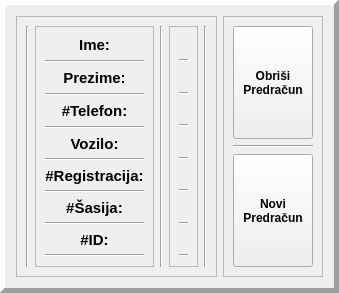
        <widget class="QFrame" name="user_data_frame">
         <property name="minimumSize">
          <size>
           <width>0</width>
           <height>293</height>
          </size>
         </property>
         <property name="maximumSize">
          <size>
           <width>16777215</width>
           <height>293</height>
          </size>
         </property>
         <property name="frameShape">
          <enum>QFrame::Panel</enum>
         </property>
         <property name="frameShadow">
          <enum>QFrame::Raised</enum>
         </property>
         <property name="lineWidth">
          <number>5</number>
         </property>
         <property name="midLineWidth">
          <number>5</number>
         </property>
         <layout class="QHBoxLayout" name="horizontalLayout_2" stretch="0,0">
          <item>
           <widget class="QFrame" name="customer_form_frame">
            <property name="frameShape">
             <enum>QFrame::StyledPanel</enum>
            </property>
            <property name="frameShadow">
             <enum>QFrame::Raised</enum>
            </property>
            <layout class="QHBoxLayout" name="horizontalLayout_4" stretch="0,2,0,8,0">
             <item>
              <widget class="Line" name="line_8">
               <property name="orientation">
                <enum>Qt::Vertical</enum>
               </property>
              </widget>
             </item>
             <item>
              <widget class="QFrame" name="frame_5">
               <property name="font">
                <font>
                 <pointsize>11</pointsize>
                </font>
               </property>
               <property name="frameShape">
                <enum>QFrame::StyledPanel</enum>
               </property>
               <property name="frameShadow">
                <enum>QFrame::Raised</enum>
               </property>
               <layout class="QVBoxLayout" name="verticalLayout_5">
                <item>
                 <widget class="QLabel" name="name_label">
                  <property name="font">
                   <font>
                    <family>Arial</family>
                    <pointsize>11</pointsize>
                    <weight>75</weight>
                    <bold>true</bold>
                   </font>
                  </property>
                  <property name="frameShape">
                   <enum>QFrame::NoFrame</enum>
                  </property>
                  <property name="frameShadow">
                   <enum>QFrame::Plain</enum>
                  </property>
                  <property name="lineWidth">
                   <number>0</number>
                  </property>
                  <property name="midLineWidth">
                   <number>0</number>
                  </property>
                  <property name="text">
                   <string>Ime:</string>
                  </property>
                  <property name="alignment">
                   <set>Qt::AlignCenter</set>
                  </property>
                 </widget>
                </item>
                <item>
                 <widget class="Line" name="line">
                  <property name="font">
                   <font>
                    <pointsize>11</pointsize>
                   </font>
                  </property>
                  <property name="orientation">
                   <enum>Qt::Horizontal</enum>
                  </property>
                 </widget>
                </item>
                <item>
                 <widget class="QLabel" name="surname_label">
                  <property name="font">
                   <font>
                    <family>Arial</family>
                    <pointsize>11</pointsize>
                    <weight>75</weight>
                    <bold>true</bold>
                   </font>
                  </property>
                  <property name="frameShape">
                   <enum>QFrame::NoFrame</enum>
                  </property>
                  <property name="frameShadow">
                   <enum>QFrame::Plain</enum>
                  </property>
                  <property name="lineWidth">
                   <number>0</number>
                  </property>
                  <property name="midLineWidth">
                   <number>0</number>
                  </property>
                  <property name="text">
                   <string>Prezime:</string>
                  </property>
                  <property name="alignment">
                   <set>Qt::AlignCenter</set>
                  </property>
                 </widget>
                </item>
                <item>
                 <widget class="Line" name="line_2">
                  <property name="font">
                   <font>
                    <pointsize>11</pointsize>
                   </font>
                  </property>
                  <property name="orientation">
                   <enum>Qt::Horizontal</enum>
                  </property>
                 </widget>
                </item>
                <item>
                 <widget class="QLabel" name="phone_label">
                  <property name="font">
                   <font>
                    <family>Arial</family>
                    <pointsize>11</pointsize>
                    <weight>75</weight>
                    <bold>true</bold>
                   </font>
                  </property>
                  <property name="frameShape">
                   <enum>QFrame::NoFrame</enum>
                  </property>
                  <property name="frameShadow">
                   <enum>QFrame::Plain</enum>
                  </property>
                  <property name="lineWidth">
                   <number>0</number>
                  </property>
                  <property name="midLineWidth">
                   <number>0</number>
                  </property>
                  <property name="text">
                   <string>#Telefon:</string>
                  </property>
                  <property name="alignment">
                   <set>Qt::AlignCenter</set>
                  </property>
                 </widget>
                </item>
                <item>
                 <widget class="Line" name="line_3">
                  <property name="font">
                   <font>
                    <pointsize>11</pointsize>
                   </font>
                  </property>
                  <property name="orientation">
                   <enum>Qt::Horizontal</enum>
                  </property>
                 </widget>
                </item>
                <item>
                 <widget class="QLabel" name="vehicle_label">
                  <property name="font">
                   <font>
                    <family>Arial</family>
                    <pointsize>11</pointsize>
                    <weight>75</weight>
                    <bold>true</bold>
                   </font>
                  </property>
                  <property name="frameShape">
                   <enum>QFrame::NoFrame</enum>
                  </property>
                  <property name="frameShadow">
                   <enum>QFrame::Plain</enum>
                  </property>
                  <property name="lineWidth">
                   <number>0</number>
                  </property>
                  <property name="midLineWidth">
                   <number>0</number>
                  </property>
                  <property name="text">
                   <string>Vozilo:</string>
                  </property>
                  <property name="alignment">
                   <set>Qt::AlignCenter</set>
                  </property>
                 </widget>
                </item>
                <item>
                 <widget class="Line" name="line_4">
                  <property name="font">
                   <font>
                    <pointsize>11</pointsize>
                   </font>
                  </property>
                  <property name="orientation">
                   <enum>Qt::Horizontal</enum>
                  </property>
                 </widget>
                </item>
                <item>
                 <widget class="QLabel" name="plates_label">
                  <property name="font">
                   <font>
                    <family>Arial</family>
                    <pointsize>11</pointsize>
                    <weight>75</weight>
                    <bold>true</bold>
                   </font>
                  </property>
                  <property name="frameShape">
                   <enum>QFrame::NoFrame</enum>
                  </property>
                  <property name="frameShadow">
                   <enum>QFrame::Plain</enum>
                  </property>
                  <property name="lineWidth">
                   <number>0</number>
                  </property>
                  <property name="midLineWidth">
                   <number>0</number>
                  </property>
                  <property name="text">
                   <string>#Registracija:</string>
                  </property>
                  <property name="alignment">
                   <set>Qt::AlignCenter</set>
                  </property>
                 </widget>
                </item>
                <item>
                 <widget class="Line" name="line_5">
                  <property name="font">
                   <font>
                    <pointsize>11</pointsize>
                   </font>
                  </property>
                  <property name="orientation">
                   <enum>Qt::Horizontal</enum>
                  </property>
                 </widget>
                </item>
                <item>
                 <widget class="QLabel" name="chasis_label">
                  <property name="font">
                   <font>
                    <family>Arial</family>
                    <pointsize>11</pointsize>
                    <weight>75</weight>
                    <bold>true</bold>
                   </font>
                  </property>
                  <property name="frameShape">
                   <enum>QFrame::NoFrame</enum>
                  </property>
                  <property name="frameShadow">
                   <enum>QFrame::Plain</enum>
                  </property>
                  <property name="lineWidth">
                   <number>0</number>
                  </property>
                  <property name="midLineWidth">
                   <number>0</number>
                  </property>
                  <property name="text">
                   <string>#Šasija:</string>
                  </property>
                  <property name="alignment">
                   <set>Qt::AlignCenter</set>
                  </property>
                 </widget>
                </item>
                <item>
                 <widget class="Line" name="line_6">
                  <property name="font">
                   <font>
                    <pointsize>11</pointsize>
                   </font>
                  </property>
                  <property name="orientation">
                   <enum>Qt::Horizontal</enum>
                  </property>
                 </widget>
                </item>
                <item>
                 <widget class="QLabel" name="ID_label">
                  <property name="font">
                   <font>
                    <family>Arial</family>
                    <pointsize>11</pointsize>
                    <weight>75</weight>
                    <bold>true</bold>
                   </font>
                  </property>
                  <property name="frameShape">
                   <enum>QFrame::NoFrame</enum>
                  </property>
                  <property name="frameShadow">
                   <enum>QFrame::Plain</enum>
                  </property>
                  <property name="lineWidth">
                   <number>0</number>
                  </property>
                  <property name="midLineWidth">
                   <number>0</number>
                  </property>
                  <property name="text">
                   <string>#ID:</string>
                  </property>
                  <property name="alignment">
                   <set>Qt::AlignCenter</set>
                  </property>
                 </widget>
                </item>
                <item>
                 <widget class="Line" name="line_7">
                  <property name="font">
                   <font>
                    <pointsize>11</pointsize>
                   </font>
                  </property>
                  <property name="orientation">
                   <enum>Qt::Horizontal</enum>
                  </property>
                 </widget>
                </item>
               </layout>
              </widget>
             </item>
             <item>
              <widget class="Line" name="line_9">
               <property name="orientation">
                <enum>Qt::Vertical</enum>
               </property>
              </widget>
             </item>
             <item>
              <widget class="QFrame" name="frame_6">
               <property name="frameShape">
                <enum>QFrame::StyledPanel</enum>
               </property>
               <property name="frameShadow">
                <enum>QFrame::Raised</enum>
               </property>
               <layout class="QVBoxLayout" name="verticalLayout_6">
                <item>
                 <widget class="QLabel" name="name_text_data">
                  <property name="font">
                   <font>
                    <family>Arial</family>
                    <pointsize>11</pointsize>
                    <weight>75</weight>
                    <bold>true</bold>
                   </font>
                  </property>
                  <property name="frameShape">
                   <enum>QFrame::NoFrame</enum>
                  </property>
                  <property name="frameShadow">
                   <enum>QFrame::Plain</enum>
                  </property>
                  <property name="lineWidth">
                   <number>0</number>
                  </property>
                  <property name="midLineWidth">
                   <number>0</number>
                  </property>
                  <property name="text">
                   <string/>
                  </property>
                  <property name="alignment">
                   <set>Qt::AlignLeading|Qt::AlignLeft|Qt::AlignVCenter</set>
                  </property>
                 </widget>
                </item>
                <item>
                 <widget class="Line" name="line_11">
                  <property name="orientation">
                   <enum>Qt::Horizontal</enum>
                  </property>
                 </widget>
                </item>
                <item>
                 <widget class="QLabel" name="surname_text_data">
                  <property name="font">
                   <font>
                    <family>Arial</family>
                    <pointsize>11</pointsize>
                    <weight>75</weight>
                    <bold>true</bold>
                   </font>
                  </property>
                  <property name="frameShape">
                   <enum>QFrame::NoFrame</enum>
                  </property>
                  <property name="frameShadow">
                   <enum>QFrame::Plain</enum>
                  </property>
                  <property name="lineWidth">
                   <number>0</number>
                  </property>
                  <property name="midLineWidth">
                   <number>0</number>
                  </property>
                  <property name="text">
                   <string/>
                  </property>
                  <property name="alignment">
                   <set>Qt::AlignLeading|Qt::AlignLeft|Qt::AlignVCenter</set>
                  </property>
                 </widget>
                </item>
                <item>
                 <widget class="Line" name="line_12">
                  <property name="orientation">
                   <enum>Qt::Horizontal</enum>
                  </property>
                 </widget>
                </item>
                <item>
                 <widget class="QLabel" name="phone_text_data">
                  <property name="font">
                   <font>
                    <family>Arial</family>
                    <pointsize>11</pointsize>
                    <weight>75</weight>
                    <bold>true</bold>
                   </font>
                  </property>
                  <property name="frameShape">
                   <enum>QFrame::NoFrame</enum>
                  </property>
                  <property name="frameShadow">
                   <enum>QFrame::Plain</enum>
                  </property>
                  <property name="lineWidth">
                   <number>0</number>
                  </property>
                  <property name="midLineWidth">
                   <number>0</number>
                  </property>
                  <property name="text">
                   <string/>
                  </property>
                  <property name="alignment">
                   <set>Qt::AlignLeading|Qt::AlignLeft|Qt::AlignVCenter</set>
                  </property>
                 </widget>
                </item>
                <item>
                 <widget class="Line" name="line_13">
                  <property name="orientation">
                   <enum>Qt::Horizontal</enum>
                  </property>
                 </widget>
                </item>
                <item>
                 <widget class="QLabel" name="vehicle_text_data">
                  <property name="font">
                   <font>
                    <family>Arial</family>
                    <pointsize>11</pointsize>
                    <weight>75</weight>
                    <bold>true</bold>
                   </font>
                  </property>
                  <property name="frameShape">
                   <enum>QFrame::NoFrame</enum>
                  </property>
                  <property name="frameShadow">
                   <enum>QFrame::Plain</enum>
                  </property>
                  <property name="lineWidth">
                   <number>0</number>
                  </property>
                  <property name="midLineWidth">
                   <number>0</number>
                  </property>
                  <property name="text">
                   <string/>
                  </property>
                  <property name="alignment">
                   <set>Qt::AlignLeading|Qt::AlignLeft|Qt::AlignVCenter</set>
                  </property>
                 </widget>
                </item>
                <item>
                 <widget class="Line" name="line_14">
                  <property name="orientation">
                   <enum>Qt::Horizontal</enum>
                  </property>
                 </widget>
                </item>
                <item>
                 <widget class="QLabel" name="plates_text_data">
                  <property name="font">
                   <font>
                    <family>Arial</family>
                    <pointsize>11</pointsize>
                    <weight>75</weight>
                    <bold>true</bold>
                   </font>
                  </property>
                  <property name="frameShape">
                   <enum>QFrame::NoFrame</enum>
                  </property>
                  <property name="frameShadow">
                   <enum>QFrame::Plain</enum>
                  </property>
                  <property name="lineWidth">
                   <number>0</number>
                  </property>
                  <property name="midLineWidth">
                   <number>0</number>
                  </property>
                  <property name="text">
                   <string/>
                  </property>
                  <property name="alignment">
                   <set>Qt::AlignLeading|Qt::AlignLeft|Qt::AlignVCenter</set>
                  </property>
                 </widget>
                </item>
                <item>
                 <widget class="Line" name="line_15">
                  <property name="orientation">
                   <enum>Qt::Horizontal</enum>
                  </property>
                 </widget>
                </item>
                <item>
                 <widget class="QLabel" name="chasis_text_data">
                  <property name="font">
                   <font>
                    <family>Arial</family>
                    <pointsize>11</pointsize>
                    <weight>75</weight>
                    <bold>true</bold>
                   </font>
                  </property>
                  <property name="frameShape">
                   <enum>QFrame::NoFrame</enum>
                  </property>
                  <property name="frameShadow">
                   <enum>QFrame::Plain</enum>
                  </property>
                  <property name="lineWidth">
                   <number>0</number>
                  </property>
                  <property name="midLineWidth">
                   <number>0</number>
                  </property>
                  <property name="text">
                   <string/>
                  </property>
                  <property name="alignment">
                   <set>Qt::AlignLeading|Qt::AlignLeft|Qt::AlignVCenter</set>
                  </property>
                 </widget>
                </item>
                <item>
                 <widget class="Line" name="line_16">
                  <property name="orientation">
                   <enum>Qt::Horizontal</enum>
                  </property>
                 </widget>
                </item>
                <item>
                 <widget class="QLabel" name="id_text_data">
                  <property name="font">
                   <font>
                    <family>Arial</family>
                    <pointsize>11</pointsize>
                    <weight>75</weight>
                    <bold>true</bold>
                   </font>
                  </property>
                  <property name="frameShape">
                   <enum>QFrame::NoFrame</enum>
                  </property>
                  <property name="frameShadow">
                   <enum>QFrame::Plain</enum>
                  </property>
                  <property name="lineWidth">
                   <number>0</number>
                  </property>
                  <property name="midLineWidth">
                   <number>0</number>
                  </property>
                  <property name="text">
                   <string/>
                  </property>
                  <property name="alignment">
                   <set>Qt::AlignLeading|Qt::AlignLeft|Qt::AlignVCenter</set>
                  </property>
                 </widget>
                </item>
                <item>
                 <widget class="Line" name="line_17">
                  <property name="orientation">
                   <enum>Qt::Horizontal</enum>
                  </property>
                 </widget>
                </item>
               </layout>
              </widget>
             </item>
             <item>
              <widget class="Line" name="line_10">
               <property name="orientation">
                <enum>Qt::Vertical</enum>
               </property>
              </widget>
             </item>
            </layout>
           </widget>
          </item>
          <item>
           <widget class="QFrame" name="buttons_form_frame">
            <property name="frameShape">
             <enum>QFrame::StyledPanel</enum>
            </property>
            <property name="frameShadow">
             <enum>QFrame::Raised</enum>
            </property>
            <layout class="QVBoxLayout" name="verticalLayout_7">
             <item>
              <widget class="QPushButton" name="delete_reciept_button">
               <property name="sizePolicy">
                <sizepolicy hsizetype="Minimum" vsizetype="Expanding">
                 <horstretch>0</horstretch>
                 <verstretch>0</verstretch>
                </sizepolicy>
               </property>
               <property name="font">
                <font>
                 <family>Arial</family>
                 <pointsize>9</pointsize>
                 <weight>75</weight>
                 <bold>true</bold>
                </font>
               </property>
               <property name="text">
                <string>Obriši
Predračun</string>
               </property>
               <property name="flat">
                <bool>false</bool>
               </property>
              </widget>
             </item>
             <item>
              <widget class="Line" name="line_18">
               <property name="orientation">
                <enum>Qt::Horizontal</enum>
               </property>
              </widget>
             </item>
             <item>
              <widget class="QPushButton" name="new_reciept_button">
               <property name="sizePolicy">
                <sizepolicy hsizetype="Minimum" vsizetype="Expanding">
                 <horstretch>0</horstretch>
                 <verstretch>0</verstretch>
                </sizepolicy>
               </property>
               <property name="font">
                <font>
                 <family>Arial</family>
                 <pointsize>9</pointsize>
                 <weight>75</weight>
                 <bold>true</bold>
                </font>
               </property>
               <property name="text">
                <string>Novi 
Predračun</string>
               </property>
              </widget>
             </item>
            </layout>
           </widget>
          </item>
         </layout>
        </widget>
